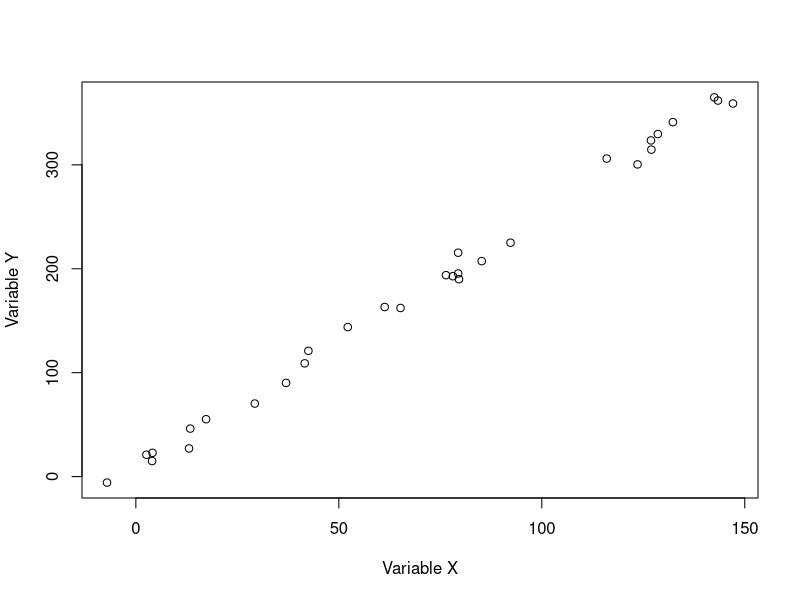

This figure's R source: (Note: this script raises an error after producing the figure.)
# Importar el juego de datos del archivo Datos.csv
# Las columnas no tienen encabezado
setwd("D:/Ort/Programacion lll/Trabajo Practico - Programacion III/Trabajo Practico 5")
datos <- read.csv("Datos.csv", header = FALSE)

# Analizar la estructura de los datos
str(datos)
head(datos)

# Agreguemos nombres a las columnas, x a la primera e y a la segunda
# utilizando la función names()
names(datos) <- c("x", "y")
names(datos)

# grafique los datos con plot para observar la relacion entre ellos
plot(datos$x, datos$y, xlab = "Variable X", ylab = "Variable Y")


# ajuste un modelo lineal llamado modelo_simple con lm()
modelo_simple <- lm(y ~ x, data = datos)
summary(modelo_simple)

# ¿Cual es el coeficiente de regresión? 
coeficiente_regresion <- coef(modelo_simple)["x"]
print(coeficiente_regresion)

#¿Es bueno el ajuste?
#El valorde R^2 es 0.9955 lo que indica un ajuste muy bueno del modelo.

# ¿Cuál es la ecuación de la recta que representa los puntos?
y = 7.57662 + 2.45290 * x 

# utilizando ggplot grafique los puntos y la recta de regresion.
install.packages("ggplot2")
library(ggplot2)
ggplot(datos, aes(x = x, y = y)) +
  geom_point() +
  geom_smooth(method = "lm", se = FALSE) +
  xlab("Variable x") +
  ylab("Variable y") +
  ggtitle("Gráfico de puntos y recta de regresión") +
  theme_minimal()








